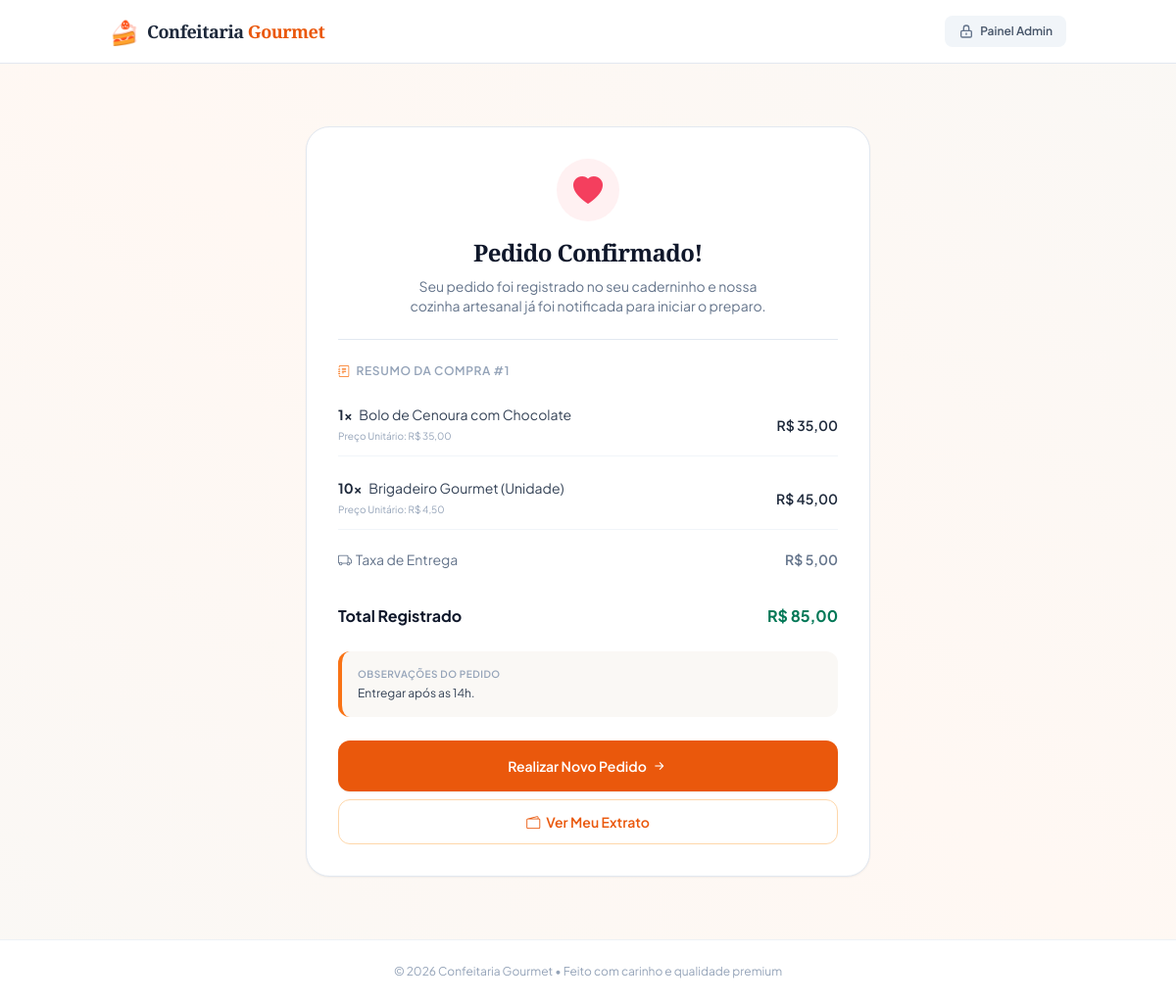
The page /pedido-confirmado/1/ on the database its author committed.
### caderninho/models.py (models this page shows, shortened)
class Pedido(models.Model):
    STATUS_CHOICES = [
        ('PENDENTE', 'Pendente'),
        ('PREPARANDO', 'Preparando'),
        ('ENTREGUE', 'Entregue/Registrado'),
        ('CANCELADO', 'Cancelado'),
    ]
    STATUS_FINANCEIRO_CHOICES = [
        ('ABERTO', 'Aberto (A Pagar)'),
        ('PAGO', 'Pago'),
    ]
    cliente = models.ForeignKey(
        Cliente,
        on_delete=models.CASCADE,
        related_name="pedidos",
        verbose_name="Cliente"
    )
    data_criacao = models.DateTimeField(
        auto_now_add=True,
        verbose_name="Data de Criação"
    )
    status = models.CharField(
        max_length=20,
        choices=STATUS_CHOICES,
        default='PENDENTE',
        verbose_name="Status do Pedido"
    )
    status_financeiro = models.CharField(
        max_length=20,
        choices=STATUS_FINANCEIRO_CHOICES,
        default='ABERTO',
        verbose_name="Status Financeiro"
    )
    taxa_entrega = models.DecimalField(
        max_digits=6,
        decimal_places=2,
        default=0.00,
        verbose_name="Taxa de Entrega"
    )
    observacoes = models.TextField(
        blank=True,
        null=True,
        verbose_name="Observações do Pedido"
    )
    fechamento_mensal = models.ForeignKey(
        FechamentoMensal,
        on_delete=models.SET_NULL,
        blank=True,
        null=True,
        related_name="pedidos",
        verbose_name="Fechamento Mensal Associado"
    )
    class Meta:
        verbose_name = "Pedido"
        verbose_name_plural = "Pedidos"
        ordering = ['-data_criacao']
    @property
    def total_pedido(self):
        total_itens = sum(item.total_item for item in self.itens.all())
        return total_itens + self.taxa_entrega

class ItemPedido(models.Model):
    pedido = models.ForeignKey(
        Pedido,
        on_delete=models.CASCADE,
        related_name="itens",
        verbose_name="Pedido"
    )
    produto = models.ForeignKey(
        Produto,
        on_delete=models.PROTECT,
        verbose_name="Produto"
    )
    quantidade = models.PositiveIntegerField(
        verbose_name="Quantidade"
    )
    preco_unitario = models.DecimalField(
        max_digits=10,
        decimal_places=2,
        blank=True,
        verbose_name="Preço Unitário (Histórico)"
    )
    class Meta:
        verbose_name = "Item do Pedido"
        verbose_name_plural = "Itens do Pedido"
    @property
    def total_item(self):
        return self.quantidade * self.preco_unitario

class Produto(models.Model):
    CATEGORIA_CHOICES = [
        ('DOCE', 'Doce'),
        ('SALGADO', 'Salgado'),
        ('BOLO', 'Bolo'),
    ]
    nome = models.CharField(
        max_length=150,
        verbose_name="Nome do Produto"
    )
    categoria = models.CharField(
        max_length=10,
        choices=CATEGORIA_CHOICES,
        verbose_name="Categoria"
    )
    preco = models.DecimalField(
        max_length=10,
        max_digits=10,
        decimal_places=2,
        verbose_name="Preço Unitário"
    )
    descricao = models.TextField(
        blank=True,
        null=True,
        verbose_name="Descrição"
    )
    imagem = models.ImageField(
        upload_to='produtos/',
        blank=True,
        null=True,
        verbose_name="Imagem do Produto"
    )
    disponivel_hoje = models.BooleanField(
        default=True,
        verbose_name="Disponível Hoje"
    )
    limite_diario = models.PositiveIntegerField(
        default=0,
        help_text="Defina como 0 para produção ilimitada.",
        verbose_name="Limite de Produção Diário"
    )
    class Meta:
        verbose_name = "Produto"
        verbose_name_plural = "Produtos"
        ordering = ['nome']

### caderninho/views.py (the view)
# urls.py: path('pedido-confirmado/<int:pedido_id>/', views.pedido_sucesso, name='pedido_sucesso'),
def pedido_sucesso(request, pedido_id):
    pedido = get_object_or_404(Pedido, id=pedido_id)
    return render(request, 'caderninho/sucesso.html', {'pedido': pedido})

### caderninho/templates/caderninho/sucesso.html (shortened to what this page needs)
{% extends 'caderninho/base.html' %}
{% block content %}
<div class="max-w-xl mx-auto py-4 sm:py-8">
  <div class="bg-white border border-slate-200 rounded-3xl p-6 sm:p-8 text-center shadow-sm">
    <div class="w-16 h-16 bg-rose-50 text-rose-500 rounded-full flex items-center justify-center mx-auto mb-4">
      <i class="bi bi-heart-fill text-3xl"></i>
    </div>
    <h1 class="text-2xl font-serif font-bold tracking-tight text-slate-900">Pedido Confirmado!</h1>
    <p class="text-sm text-slate-500 mt-2 max-w-sm mx-auto">Seu pedido foi registrado no seu caderninho e nossa cozinha artesanal já foi notificada para iniciar o preparo.</p>
    <hr class="my-6 border-slate-200">
    <div class="text-left">
      <h3 class="text-xs font-semibold text-slate-400 uppercase tracking-wider mb-4 flex items-center gap-1.5">
        <i class="bi bi-journal-text text-orange-500"></i> Resumo da Compra #{{ pedido.id }}
      </h3>
      <div class="space-y-3 mb-6">
        {% for item in pedido.itens.all %}
          <div class="flex items-center justify-between gap-4 py-2.5 border-b border-slate-100 text-sm">
            <div>
              <span class="font-bold text-slate-800">{{ item.quantidade }}x</span>
              <span class="text-slate-700 ml-1">{{ item.produto.nome }}</span>
              <span class="block text-[10px] text-slate-400 mt-0.5">Preço Unitário: R$ {{ item.preco_unitario }}</span>
            </div>
            <span class="font-semibold text-slate-800">R$ {{ item.total_item }}</span>
          </div>
        {% endfor %}
        {% if pedido.taxa_entrega > 0 %}
          <div class="flex items-center justify-between gap-4 py-2 text-sm text-slate-500">
            <span class="flex items-center gap-1"><i class="bi bi-truck"></i> Taxa de Entrega</span>
            <span class="font-semibold">R$ {{ pedido.taxa_entrega }}</span>
          </div>
        {% endif %}
        <div class="flex items-center justify-between gap-4 pt-4 text-base font-bold">
          <span class="text-slate-900">Total Registrado</span>
          <span class="text-emerald-700">R$ {{ pedido.total_pedido }}</span>
        </div>
      </div>
    </div>
    {% if pedido.observacoes %}
      <div class="text-left bg-[#FAF8F5] border-l-4 border-orange-500 p-4 rounded-xl mb-6">
        <span class="block text-[10px] font-semibold text-slate-400 uppercase tracking-wider mb-1">Observações do Pedido</span>
        <p class="text-xs text-slate-700">{{ pedido.observacoes }}</p>
      </div>
    {% endif %}
    <div class="space-y-2 mt-4">
      <a href="{% url 'cardapio' %}" class="w-full bg-orange-600 hover:bg-orange-700 text-white font-semibold py-3 px-4 rounded-xl shadow-sm transition flex items-center justify-center gap-1 text-sm">
        Realizar Novo Pedido
        <i class="bi bi-arrow-right-short text-lg"></i>
      </a>
      <a href="{% url 'cliente_historico' %}" class="w-full border border-orange-200 text-orange-600 hover:bg-orange-50/50 font-semibold py-3 px-4 rounded-xl transition flex items-center justify-center gap-1.5 text-sm">
        <i class="bi bi-wallet2"></i>
        Ver Meu Extrato
      </a>
    </div>
  </div>
</div>
{% endblock %}

### rows shown on the page
Pedido: id "1", taxa_entrega "5,00", total_pedido "85,00", observacoes "Entregar após as 14h."
ItemPedido: quantidade "1", produto.nome "Bolo de Cenoura com Chocolate", preco_unitario "35,00", total_item "35,00"
ItemPedido: quantidade "10", produto.nome "Brigadeiro Gourmet (Unidade)", preco_unitario "4,50", total_item "45,00"
